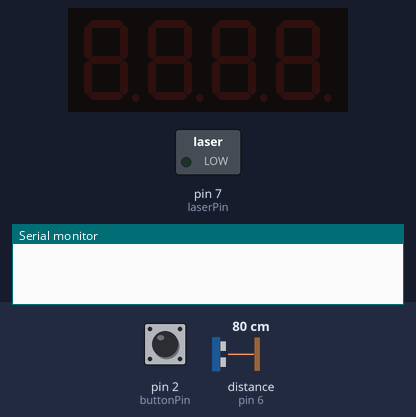
A sketch run on a simulated Arduino Uno, built with avr-gcc and run on an emulated ATmega328P. On the bench: 4-digit seven-segment display, switched loads named in the sketch (green lamp = pin HIGH), the last lines printed to the serial monitor. Inputs (shaded band) come from the test bench; at power-on: distance to the obstacle (sensor on pin 6) 80 cm, pin 2 (buttonPin) HIGH.

Above: at 1.2 s.
1.3 s: distance to the obstacle (sensor on pin 6) set to 94 cm
2.8 s: distance to the obstacle (sensor on pin 6) set to 105 cm
5.8 s: pin 2 (buttonPin) pulled LOW for 0.15 s
At 6.06 s:
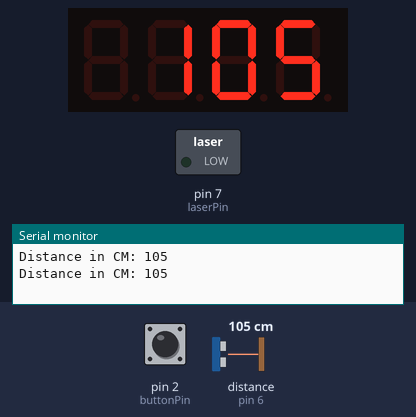
7.7 s: pin 2 (buttonPin) pulled LOW for 1 s
At 8.5 s:
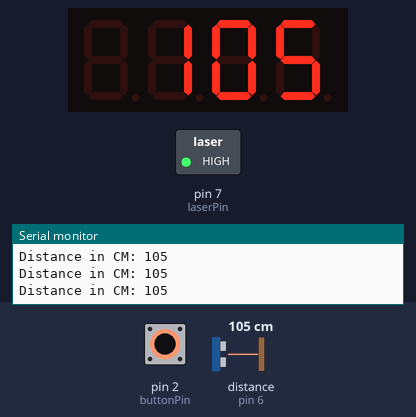
11.7 s: pin 2 (buttonPin) pulled LOW for 3.2 s
At 15.2 s:
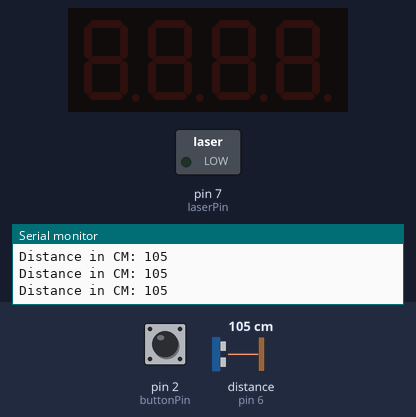
Timing chart, 0 to 16.7 s (numbered marks = the images above; inputs shaded):
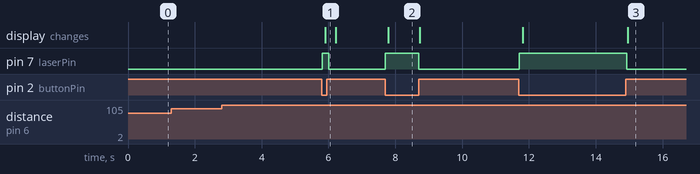

The sketch:

PISTOL.ino
```cpp
#include <TM1637Display.h>
#include <Ultrasonic.h>
Ultrasonic ultrasonic (5, 6);

const int buttonPin = 2;
const int laserPin = 7;

int distance;

#define CLK 4
#define DIO 3

TM1637Display display(CLK, DIO);

void setup() {
  pinMode(buttonPin, INPUT_PULLUP);
  pinMode(laserPin, OUTPUT);

  digitalWrite(laserPin, LOW);

  Serial.begin(9600);

  display.setBrightness(0x0F);
  display.clear();
}

void loop() {


  int buttonState = digitalRead(buttonPin);

  if (buttonState == LOW) {
    Serial.print("Distance in CM: ");
    Serial.println(ultrasonic.distanceRead());
    delay(50);
    display.showNumberDec(ultrasonic.distanceRead(), false);
  } else {
    digitalWrite(laserPin, LOW);
    display.clear();
  }
  distance = ultrasonic.distanceRead();
  if (distance >= 100) {
    digitalWrite(laserPin, HIGH);
  } else {
    digitalWrite(laserPin, LOW);
  }
}
```

Measured:
- after the input at 1.3 s, every drawn part: stays the same
- after the input at 5.8 s, pin 7 (laserPin): LOW → HIGH at once, → LOW 0.18 s later; the display: changes after 0.11 s (image 1)
- after the input at 7.7 s, pin 7 (laserPin): LOW → HIGH at once, → LOW 1.0 s later; the display: changes after 0.09 s (image 2)
- after the input at 11.7 s, pin 7 (laserPin): LOW → HIGH at once, → LOW 3.2 s later; the display: first changes after 0.11 s (image 3 shows a later state)
